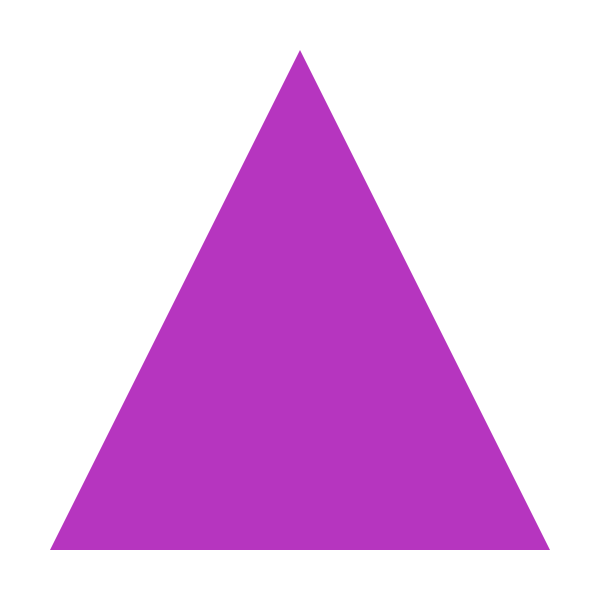
Frame 1 (no input)
Frame 60 (no input): identical to frame 1, image omitted
Frame 120 (the mouse pressed at the canvas centre since frame 60): identical to frame 1, image omitted

The p5.js sketch that drew this single still picture (run headless with seeded random() and noise() and a simulated clock; from frame 60 on, the mouse is pressed at the canvas centre):

// p5.js sketch
// ── sketch.js
let fillColour;
let x = 300;
let y = 300;

let distFromCentre = 250;
let move = 5;

function setup() {
    createCanvas(600, 600);
    fillColour = color(random(255), random(255), random(255));
    fill(fillColour);
    noStroke();
}

function draw() {
    background(255);
    triangle(x, y - distFromCentre, x + distFromCentre, y + distFromCentre, x - distFromCentre, y + distFromCentre);
}

function keyPressed() {
    if (key === UP_ARROW || key === "w") {
        if (y > distFromCentre) {
            y -= move;
        }
    }
    else if (key === LEFT_ARROW || key === "a") {
        if (x > distFromCentre) {
            x -= move;
        }
    }
    else if (key === RIGHT_ARROW || key === "d") {
        if (x < width - distFromCentre) {
            x += move;
        }
    }
    else if (key === DOWN_ARROW || key === "s") {
        if (y < height - distFromCentre) {
            y += move;
        }
    }
}

function mouseClicked() {
    fillColour = color(random(255), random(255), random(255));
    fill(fillColour);
}
